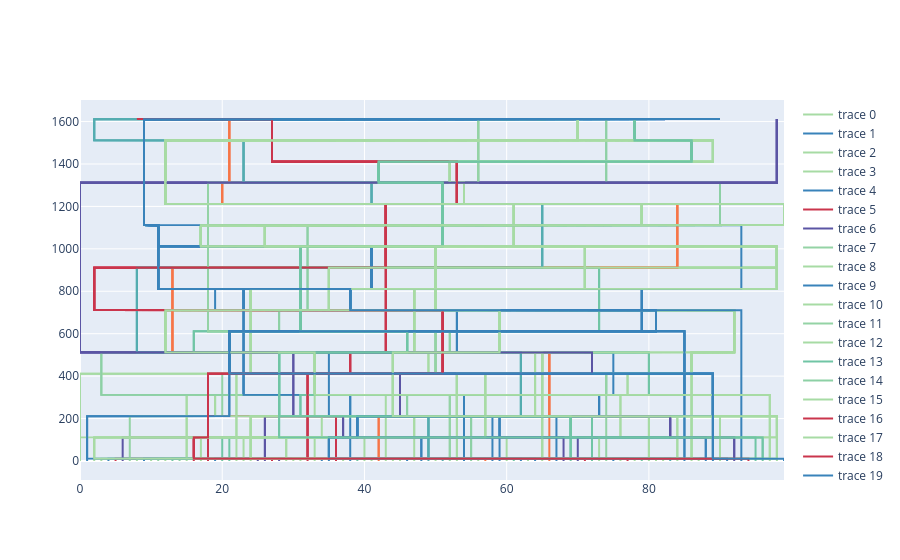

Notebook code cell kept with this figure:
### Code cell
fig

### Figure 1 — Plotly figure (JSON) as saved in the notebook; plotly's stock layout.template omitted (floating-point values rounded to 4 significant figures; data arrays with more than 128 entries replaced by an {"elided": "..."} marker saying what was removed)
{"data": [{"line": {"color": "#a7dba4"}, "marker": {"color": "#a7dba4"}, "type": "scatter", "x": {"elided": "1613 int values"}, "y": {"elided": "1613 int values"}}, {"line": {"color": "#3983ba"}, "marker": {"color": "#3983ba"}, "type": "scatter", "x": {"elided": "1613 int values"}, "y": {"elided": "1613 int values"}}, {"line": {"color": "#a7dba4"}, "marker": {"color": "#a7dba4"}, "type": "scatter", "x": {"elided": "1613 int values"}, "y": {"elided": "1613 int values"}}, {"line": {"color": "#a7dba4"}, "marker": {"color": "#a7dba4"}, "type": "scatter", "x": {"elided": "1613 int values"}, "y": {"elided": "1613 int values"}}, {"line": {"color": "#3983ba"}, "marker": {"color": "#3983ba"}, "type": "scatter", "x": {"elided": "1613 int values"}, "y": {"elided": "1613 int values"}}, {"line": {"color": "#ca354c"}, "marker": {"color": "#ca354c"}, "type": "scatter", "x": {"elided": "1613 int values"}, "y": {"elided": "1613 int values"}}, {"line": {"color": "#5b55a4"}, "marker": {"color": "#5b55a4"}, "type": "scatter", "x": {"elided": "1613 int values"}, "y": {"elided": "1613 int values"}}, {"line": {"color": "#94d3a5"}, "marker": {"color": "#94d3a5"}, "type": "scatter", "x": {"elided": "1613 int values"}, "y": {"elided": "1613 int values"}}, {"line": {"color": "#a7dba4"}, "marker": {"color": "#a7dba4"}, "type": "scatter", "x": {"elided": "1613 int values"}, "y": {"elided": "1613 int values"}}, {"line": {"color": "#3983ba"}, "marker": {"color": "#3983ba"}, "type": "scatter", "x": {"elided": "1613 int values"}, "y": {"elided": "1613 int values"}}, {"line": {"color": "#a7dba4"}, "marker": {"color": "#a7dba4"}, "type": "scatter", "x": {"elided": "1613 int values"}, "y": {"elided": "1613 int values"}}, {"line": {"color": "#94d3a5"}, "marker": {"color": "#94d3a5"}, "type": "scatter", "x": {"elided": "1613 int values"}, "y": {"elided": "1613 int values"}}, {"line": {"color": "#a7dba4"}, "marker": {"color": "#a7dba4"}, "type": "scatter", "x": {"elided": "1613 int values"}, "y": {"elided": "1613 int values"}}, {"line": {"color": "#70c5a5"}, "marker": {"color": "#70c5a5"}, "type": "scatter", "x": {"elided": "1613 int values"}, "y": {"elided": "1613 int values"}}, {"line": {"color": "#8dd0a5"}, "marker": {"color": "#8dd0a5"}, "type": "scatter", "x": {"elided": "1613 int values"}, "y": {"elided": "1613 int values"}}, {"line": {"color": "#a7dba4"}, "marker": {"color": "#a7dba4"}, "type": "scatter", "x": {"elided": "1613 int values"}, "y": {"elided": "1613 int values"}}, {"line": {"color": "#ca354c"}, "marker": {"color": "#ca354c"}, "type": "scatter", "x": {"elided": "1613 int values"}, "y": {"elided": "1613 int values"}}, {"line": {"color": "#a7dba4"}, "marker": {"color": "#a7dba4"}, "type": "scatter", "x": {"elided": "1613 int values"}, "y": {"elided": "1613 int values"}}, {"line": {"color": "#ca354c"}, "marker": {"color": "#ca354c"}, "type": "scatter", "x": {"elided": "1613 int values"}, "y": {"elided": "1613 int values"}}, {"line": {"color": "#3983ba"}, "marker": {"color": "#3983ba"}, "type": "scatter", "x": {"elided": "1613 int values"}, "y": {"elided": "1613 int values"}}, {"line": {"color": "#70c5a5"}, "marker": {"color": "#70c5a5"}, "type": "scatter", "x": {"elided": "1613 int values"}, "y": {"elided": "1613 int values"}}, {"line": {"color": "#70c5a5"}, "marker": {"color": "#70c5a5"}, "type": "scatter", "x": {"elided": "1613 int values"}, "y": {"elided": "1613 int values"}}, {"line": {"color": "#a7dba4"}, "marker": {"color": "#a7dba4"}, "type": "scatter", "x": {"elided": "1613 int values"}, "y": {"elided": "1613 int values"}}, {"line": {"color": "#a7dba4"}, "marker": {"color": "#a7dba4"}, "type": "scatter", "x": {"elided": "1613 int values"}, "y": {"elided": "1613 int values"}}, {"line": {"color": "#a7dba4"}, "marker": {"color": "#a7dba4"}, "type": "scatter", "x": {"elided": "1613 int values"}, "y": {"elided": "1613 int values"}}, {"line": {"color": "#5b55a4"}, "marker": {"color": "#5b55a4"}, "type": "scatter", "x": {"elided": "1613 int values"}, "y": {"elided": "1613 int values"}}, {"line": {"color": "#5b55a4"}, "marker": {"color": "#5b55a4"}, "type": "scatter", "x": {"elided": "1613 int values"}, "y": {"elided": "1613 int values"}}, {"line": {"color": "#ca354c"}, "marker": {"color": "#ca354c"}, "type": "scatter", "x": {"elided": "1613 int values"}, "y": {"elided": "1613 int values"}}, {"line": {"color": "#5b55a4"}, "marker": {"color": "#5b55a4"}, "type": "scatter", "x": {"elided": "1613 int values"}, "y": {"elided": "1613 int values"}}, {"line": {"color": "#a7dba4"}, "marker": {"color": "#a7dba4"}, "type": "scatter", "x": {"elided": "1613 int values"}, "y": {"elided": "1613 int values"}}, {"line": {"color": "#a7dba4"}, "marker": {"color": "#a7dba4"}, "type": "scatter", "x": {"elided": "1613 int values"}, "y": {"elided": "1613 int values"}}, {"line": {"color": "#a7dba4"}, "marker": {"color": "#a7dba4"}, "type": "scatter", "x": {"elided": "1613 int values"}, "y": {"elided": "1613 int values"}}, {"line": {"color": "#ca354c"}, "marker": {"color": "#ca354c"}, "type": "scatter", "x": {"elided": "1613 int values"}, "y": {"elided": "1613 int values"}}, {"line": {"color": "#a7dba4"}, "marker": {"color": "#a7dba4"}, "type": "scatter", "x": {"elided": "1613 int values"}, "y": {"elided": "1613 int values"}}, {"line": {"color": "#3983ba"}, "marker": {"color": "#3983ba"}, "type": "scatter", "x": {"elided": "1613 int values"}, "y": {"elided": "1613 int values"}}, {"line": {"color": "#3983ba"}, "marker": {"color": "#3983ba"}, "type": "scatter", "x": {"elided": "1613 int values"}, "y": {"elided": "1613 int values"}}, {"line": {"color": "#ca354c"}, "marker": {"color": "#ca354c"}, "type": "scatter", "x": {"elided": "1613 int values"}, "y": {"elided": "1613 int values"}}, {"line": {"color": "#a7dba4"}, "marker": {"color": "#a7dba4"}, "type": "scatter", "x": {"elided": "1613 int values"}, "y": {"elided": "1613 int values"}}, {"line": {"color": "#3983ba"}, "marker": {"color": "#3983ba"}, "type": "scatter", "x": {"elided": "1613 int values"}, "y": {"elided": "1613 int values"}}, {"line": {"color": "#70c5a5"}, "marker": {"color": "#70c5a5"}, "type": "scatter", "x": {"elided": "1613 int values"}, "y": {"elided": "1613 int values"}}, {"line": {"color": "#a7dba4"}, "marker": {"color": "#a7dba4"}, "type": "scatter", "x": {"elided": "1613 int values"}, "y": {"elided": "1613 int values"}}, {"line": {"color": "#a7dba4"}, "marker": {"color": "#a7dba4"}, "type": "scatter", "x": {"elided": "1613 int values"}, "y": {"elided": "1613 int values"}}, {"line": {"color": "#f67547"}, "marker": {"color": "#f67547"}, "type": "scatter", "x": {"elided": "1613 int values"}, "y": {"elided": "1613 int values"}}, {"line": {"color": "#a7dba4"}, "marker": {"color": "#a7dba4"}, "type": "scatter", "x": {"elided": "1613 int values"}, "y": {"elided": "1613 int values"}}, {"line": {"color": "#a7dba4"}, "marker": {"color": "#a7dba4"}, "type": "scatter", "x": {"elided": "1613 int values"}, "y": {"elided": "1613 int values"}}, {"line": {"color": "#a7dba4"}, "marker": {"color": "#a7dba4"}, "type": "scatter", "x": {"elided": "1613 int values"}, "y": {"elided": "1613 int values"}}, {"line": {"color": "#3983ba"}, "marker": {"color": "#3983ba"}, "type": "scatter", "x": {"elided": "1613 int values"}, "y": {"elided": "1613 int values"}}, {"line": {"color": "#a7dba4"}, "marker": {"color": "#a7dba4"}, "type": "scatter", "x": {"elided": "1613 int values"}, "y": {"elided": "1613 int values"}}, {"line": {"color": "#3983ba"}, "marker": {"color": "#3983ba"}, "type": "scatter", "x": {"elided": "1613 int values"}, "y": {"elided": "1613 int values"}}, {"line": {"color": "#54acb0"}, "marker": {"color": "#54acb0"}, "type": "scatter", "x": {"elided": "1613 int values"}, "y": {"elided": "1613 int values"}}, {"line": {"color": "#a7dba4"}, "marker": {"color": "#a7dba4"}, "type": "scatter", "x": {"elided": "1613 int values"}, "y": {"elided": "1613 int values"}}, {"line": {"color": "#54acb0"}, "marker": {"color": "#54acb0"}, "type": "scatter", "x": {"elided": "1613 int values"}, "y": {"elided": "1613 int values"}}, {"line": {"color": "#94d3a5"}, "marker": {"color": "#94d3a5"}, "type": "scatter", "x": {"elided": "1613 int values"}, "y": {"elided": "1613 int values"}}, {"line": {"color": "#a7dba4"}, "marker": {"color": "#a7dba4"}, "type": "scatter", "x": {"elided": "1613 int values"}, "y": {"elided": "1613 int values"}}, {"line": {"color": "#3983ba"}, "marker": {"color": "#3983ba"}, "type": "scatter", "x": {"elided": "1613 int values"}, "y": {"elided": "1613 int values"}}, {"line": {"color": "#8dd0a5"}, "marker": {"color": "#8dd0a5"}, "type": "scatter", "x": {"elided": "1613 int values"}, "y": {"elided": "1613 int values"}}, {"line": {"color": "#a7dba4"}, "marker": {"color": "#a7dba4"}, "type": "scatter", "x": {"elided": "1613 int values"}, "y": {"elided": "1613 int values"}}, {"line": {"color": "#f67547"}, "marker": {"color": "#f67547"}, "type": "scatter", "x": {"elided": "1613 int values"}, "y": {"elided": "1613 int values"}}, {"line": {"color": "#3983ba"}, "marker": {"color": "#3983ba"}, "type": "scatter", "x": {"elided": "1613 int values"}, "y": {"elided": "1613 int values"}}, {"line": {"color": "#3983ba"}, "marker": {"color": "#3983ba"}, "type": "scatter", "x": {"elided": "1613 int values"}, "y": {"elided": "1613 int values"}}, {"line": {"color": "#a7dba4"}, "marker": {"color": "#a7dba4"}, "type": "scatter", "x": {"elided": "1613 int values"}, "y": {"elided": "1613 int values"}}, {"line": {"color": "#70c5a5"}, "marker": {"color": "#70c5a5"}, "type": "scatter", "x": {"elided": "1613 int values"}, "y": {"elided": "1613 int values"}}, {"line": {"color": "#3983ba"}, "marker": {"color": "#3983ba"}, "type": "scatter", "x": {"elided": "1613 int values"}, "y": {"elided": "1613 int values"}}, {"line": {"color": "#a7dba4"}, "marker": {"color": "#a7dba4"}, "type": "scatter", "x": {"elided": "1613 int values"}, "y": {"elided": "1613 int values"}}, {"line": {"color": "#3983ba"}, "marker": {"color": "#3983ba"}, "type": "scatter", "x": {"elided": "1613 int values"}, "y": {"elided": "1613 int values"}}, {"line": {"color": "#a7dba4"}, "marker": {"color": "#a7dba4"}, "type": "scatter", "x": {"elided": "1613 int values"}, "y": {"elided": "1613 int values"}}, {"line": {"color": "#f67547"}, "marker": {"color": "#f67547"}, "type": "scatter", "x": {"elided": "1613 int values"}, "y": {"elided": "1613 int values"}}, {"line": {"color": "#3983ba"}, "marker": {"color": "#3983ba"}, "type": "scatter", "x": {"elided": "1613 int values"}, "y": {"elided": "1613 int values"}}, {"line": {"color": "#5b55a4"}, "marker": {"color": "#5b55a4"}, "type": "scatter", "x": {"elided": "1613 int values"}, "y": {"elided": "1613 int values"}}, {"line": {"color": "#70c5a5"}, "marker": {"color": "#70c5a5"}, "type": "scatter", "x": {"elided": "1613 int values"}, "y": {"elided": "1613 int values"}}, {"line": {"color": "#5b55a4"}, "marker": {"color": "#5b55a4"}, "type": "scatter", "x": {"elided": "1613 int values"}, "y": {"elided": "1613 int values"}}, {"line": {"color": "#ca354c"}, "marker": {"color": "#ca354c"}, "type": "scatter", "x": {"elided": "1613 int values"}, "y": {"elided": "1613 int values"}}, {"line": {"color": "#70c5a5"}, "marker": {"color": "#70c5a5"}, "type": "scatter", "x": {"elided": "1613 int values"}, "y": {"elided": "1613 int values"}}, {"line": {"color": "#a7dba4"}, "marker": {"color": "#a7dba4"}, "type": "scatter", "x": {"elided": "1613 int values"}, "y": {"elided": "1613 int values"}}, {"line": {"color": "#94d3a5"}, "marker": {"color": "#94d3a5"}, "type": "scatter", "x": {"elided": "1613 int values"}, "y": {"elided": "1613 int values"}}, {"line": {"color": "#3983ba"}, "marker": {"color": "#3983ba"}, "type": "scatter", "x": {"elided": "1613 int values"}, "y": {"elided": "1613 int values"}}, {"line": {"color": "#a7dba4"}, "marker": {"color": "#a7dba4"}, "type": "scatter", "x": {"elided": "1613 int values"}, "y": {"elided": "1613 int values"}}, {"line": {"color": "#ca354c"}, "marker": {"color": "#ca354c"}, "type": "scatter", "x": {"elided": "1613 int values"}, "y": {"elided": "1613 int values"}}, {"line": {"color": "#a7dba4"}, "marker": {"color": "#a7dba4"}, "type": "scatter", "x": {"elided": "1613 int values"}, "y": {"elided": "1613 int values"}}, {"line": {"color": "#70c5a5"}, "marker": {"color": "#70c5a5"}, "type": "scatter", "x": {"elided": "1613 int values"}, "y": {"elided": "1613 int values"}}, {"line": {"color": "#a7dba4"}, "marker": {"color": "#a7dba4"}, "type": "scatter", "x": {"elided": "1613 int values"}, "y": {"elided": "1613 int values"}}, {"line": {"color": "#a7dba4"}, "marker": {"color": "#a7dba4"}, "type": "scatter", "x": {"elided": "1613 int values"}, "y": {"elided": "1613 int values"}}, {"line": {"color": "#a7dba4"}, "marker": {"color": "#a7dba4"}, "type": "scatter", "x": {"elided": "1613 int values"}, "y": {"elided": "1613 int values"}}, {"line": {"color": "#54acb0"}, "marker": {"color": "#54acb0"}, "type": "scatter", "x": {"elided": "1613 int values"}, "y": {"elided": "1613 int values"}}, {"line": {"color": "#a7dba4"}, "marker": {"color": "#a7dba4"}, "type": "scatter", "x": {"elided": "1613 int values"}, "y": {"elided": "1613 int values"}}, {"line": {"color": "#3983ba"}, "marker": {"color": "#3983ba"}, "type": "scatter", "x": {"elided": "1613 int values"}, "y": {"elided": "1613 int values"}}, {"line": {"color": "#a7dba4"}, "marker": {"color": "#a7dba4"}, "type": "scatter", "x": {"elided": "1613 int values"}, "y": {"elided": "1613 int values"}}, {"line": {"color": "#a7dba4"}, "marker": {"color": "#a7dba4"}, "type": "scatter", "x": {"elided": "1613 int values"}, "y": {"elided": "1613 int values"}}, {"line": {"color": "#3983ba"}, "marker": {"color": "#3983ba"}, "type": "scatter", "x": {"elided": "1613 int values"}, "y": {"elided": "1613 int values"}}, {"line": {"color": "#3983ba"}, "marker": {"color": "#3983ba"}, "type": "scatter", "x": {"elided": "1613 int values"}, "y": {"elided": "1613 int values"}}, {"line": {"color": "#a7dba4"}, "marker": {"color": "#a7dba4"}, "type": "scatter", "x": {"elided": "1613 int values"}, "y": {"elided": "1613 int values"}}, {"line": {"color": "#3983ba"}, "marker": {"color": "#3983ba"}, "type": "scatter", "x": {"elided": "1613 int values"}, "y": {"elided": "1613 int values"}}, {"line": {"color": "#5b55a4"}, "marker": {"color": "#5b55a4"}, "type": "scatter", "x": {"elided": "1613 int values"}, "y": {"elided": "1613 int values"}}, {"line": {"color": "#3983ba"}, "marker": {"color": "#3983ba"}, "type": "scatter", "x": {"elided": "1613 int values"}, "y": {"elided": "1613 int values"}}, {"line": {"color": "#ca354c"}, "marker": {"color": "#ca354c"}, "type": "scatter", "x": {"elided": "1613 int values"}, "y": {"elided": "1613 int values"}}, {"line": {"color": "#70c5a5"}, "marker": {"color": "#70c5a5"}, "type": "scatter", "x": {"elided": "1613 int values"}, "y": {"elided": "1613 int values"}}, {"line": {"color": "#70c5a5"}, "marker": {"color": "#70c5a5"}, "type": "scatter", "x": {"elided": "1613 int values"}, "y": {"elided": "1613 int values"}}, {"line": {"color": "#a7dba4"}, "marker": {"color": "#a7dba4"}, "type": "scatter", "x": {"elided": "1613 int values"}, "y": {"elided": "1613 int values"}}, {"line": {"color": "#a7dba4"}, "marker": {"color": "#a7dba4"}, "type": "scatter", "x": {"elided": "1613 int values"}, "y": {"elided": "1613 int values"}}, {"line": {"color": "#3983ba"}, "marker": {"color": "#3983ba"}, "type": "scatter", "x": {"elided": "1613 int values"}, "y": {"elided": "1613 int values"}}], "layout": {}}
